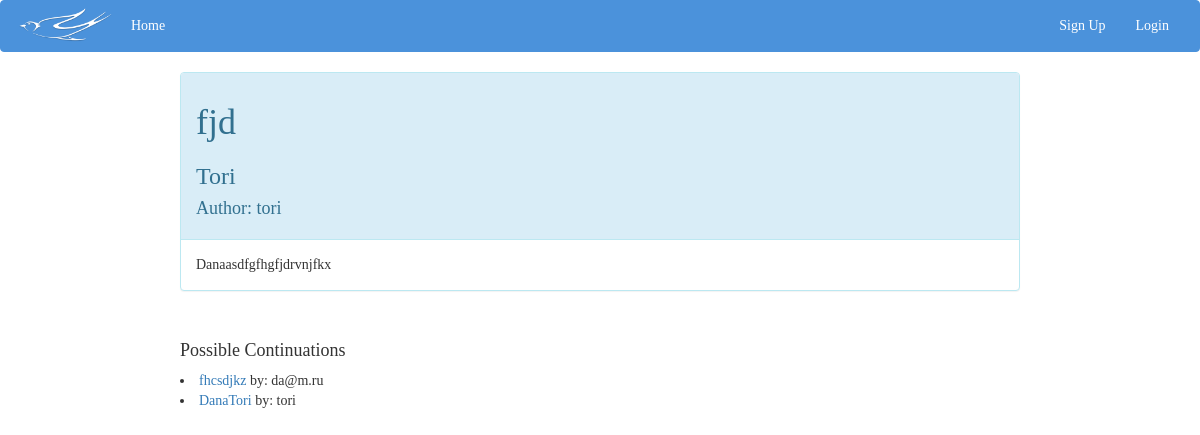
The page /view_section/1/ on the database its author committed.
### SwallowTales/models.py (models this page shows, shortened)
class StorySection(models.Model):
    previousSection = models.ForeignKey("self",null = True, blank=True, related_name="children")
    author = models.ForeignKey(User)
    story = models.ForeignKey(Story)
    secName = models.CharField(max_length = 100)
    text = models.TextField()

class Story(models.Model):
    author = models.ForeignKey(User)
    name = models.CharField(max_length = 100)

### SwallowTales/views.py (the view)
# urls.py: url(r'^view_section/([0-9]+)/', views.view_section, name='view_section'),
def view_section(request, sectionID):
    storySection = StorySection.objects.filter(pk = sectionID)
    my_stories_list = StorySection.objects.filter(previousSection = sectionID)
    return render(request, 'view_sec.html', {'my_stories_list': my_stories_list, 'storySection': storySection[0]})

### SwallowTales/templates/view_sec.html (shortened to what this page needs)
{% extends "base.html" %}
{% block content %}
<div id="muh_stories">
    <div class="panel panel-info">
        <div class="panel-heading">
            <h1>{{ storySection.story.name }}</h1>
            <h3>{{ storySection.secName }}</h3>
            <h4>Author: {{ storySection.author.username }}</h4>
        </div>
        <div class="panel-body">{{ storySection.text }}</div>
    </div>
</div>
<br />
<div id="muh_stories">
    <h4>Possible Continuations</h4>
    {% for sec in my_stories_list %}
        <li><a href="{% url 'SwallowTales.views.view_section' sec.id %}">{{ sec.secName }}</a> by: {{ sec.author.username }}</li>
    {% endfor %}
    <br />
</div>
{%endblock content %}

### SwallowTales/static/css/myCSS1.css (style rules this page uses)
#muh_stories { margin: auto; width: 70%; }
* { font-family: Garamond; }

### rows shown on the page
StorySection: story.name "fjd", secName "Tori", author.username "tori", text "Danaasdfgfhgfjdrvnjfkx"
StorySection: secName "fhcsdjkz", author.username "da@m.ru"
StorySection: secName "DanaTori", author.username "tori"
